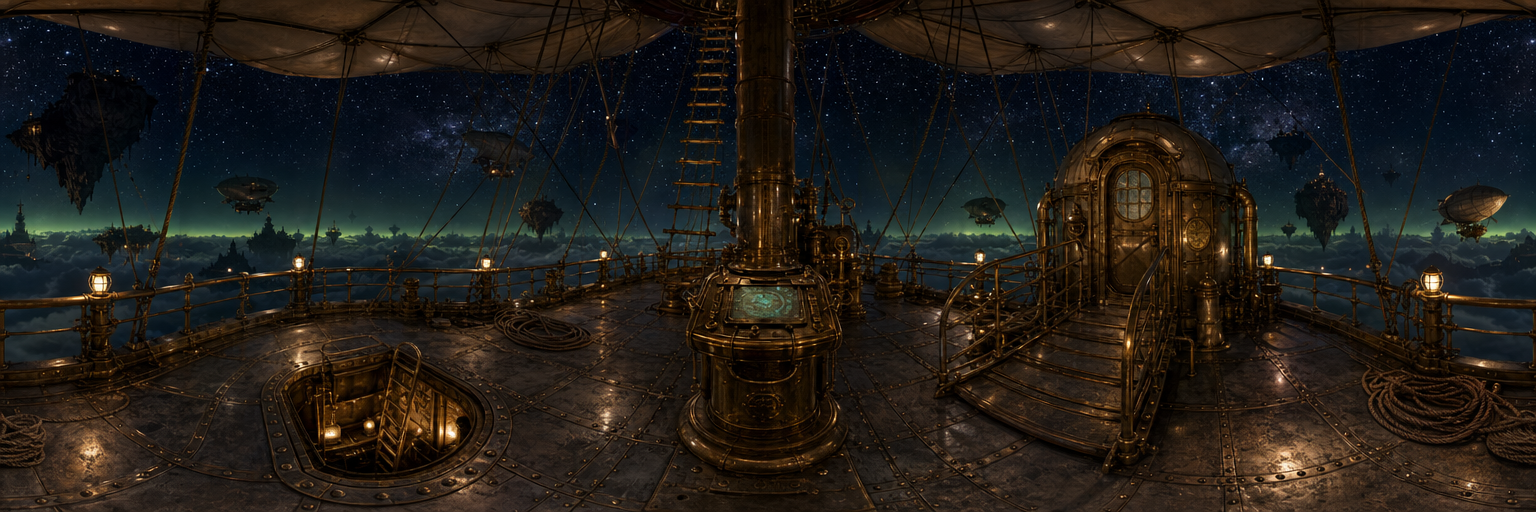
#> input picture authoring_v2/ui/region_base.png, 1536 x 512 px
$ python seam_ops.py crop ui/region_base.png
#> lines starting #> are read from the running program, lines starting #| are printed output that depends on the picture
#!/usr/bin/env python3
"""
seam_ops.py — panorama seam repairs that need NO image model.

The AI repairs live in `generate_scene.py seamfix`; these are the ones that are pure pixel work, so they
are instant, free, deterministic, and — the point Lucas made on 2026-08-07 — they never re-render your art
into an AI-image-of-an-AI-image. Measured across the committed trees/egypt panoramas, the wrap
discontinuity is 5–23 grey levels against a natural column-to-column difference of 5–9: the seams are
overwhelmingly **tonal steps, not structural mismatches**, which is exactly what `gradient` dissolves.

Ops (each takes an input path + output path and returns a dict describing what it did):

  gradient(...)  A 1-D Poisson correction. Take the step across the seam, split it in half, and diffuse
                 each half inward over `span` columns with a linear ramp. Structure never moves; only the
                 discontinuity is absorbed. On the real panos this drives the seam to ~0 with a residual
                 gradient far below a grey level per column. FIRST thing to try.
  crop(...)      Drop the mismatched sliver at the wrap and rescale back to full width. Loses a couple of
                 percent of the scene and introduces no invented pixels at all. Good when a narrow band is
                 genuinely wrong rather than merely mis-toned.
  roll(...)      Don't repair the seam — MOVE it. Finds the quietest meridian (lowest local detail) and
                 rolls the panorama so the wrap falls there, where a join costs least. Purely a rotation,
                 so it is lossless; usually pair it with `gradient` afterwards.

Every op is wrap-aware: `pos` is the seam location as a fraction of width (1.0 = the L/R wrap edge), the
same convention the seam band and `generate_scene seamfix --pos` use.
"""
import numpy as np
from PIL import Image


def _load(path):
#> called with path = 'ui/region_base.png'
    return np.asarray(Image.open(path).convert("RGB"), dtype=np.float32)


def _save(arr, path):
    Image.fromarray(np.clip(arr, 0, 255).astype(np.uint8), "RGB").save(path)


# [22 lines left out: functions _snap_to_seam, _roll_to_wrap, not called in this run]


def _wrap_delta(a):
    """Mean absolute difference across the wrap — the size of the seam, in grey levels."""
    return float(np.abs(a[:, -1, :] - a[:, 0, :]).mean())


def _natural_delta(a):
    """The scene's own median column-to-column difference — the bar a seam must get under to vanish."""
    return float(np.median(np.abs(np.diff(a, axis=1)).mean(axis=(0, 2))))


# [45 lines left out: functions measure, gradient_arr, gradient, not called in this run]


def crop(inp, out, frac=0.02):
    """Drop `frac` of the width at the wrap (split across both ends) and rescale back to full width.
    No invented pixels; costs a sliver of scene and a hair of horizontal scale."""
    a = _load(inp)
    h, w, _ = a.shape
#> h = 512; w = 1536
    frac = max(0.002, min(0.15, float(frac)))
    n = max(1, int(round(w * frac / 2)))               # columns removed from EACH end
#> n = 15
    kept = a[:, n:w - n, :]
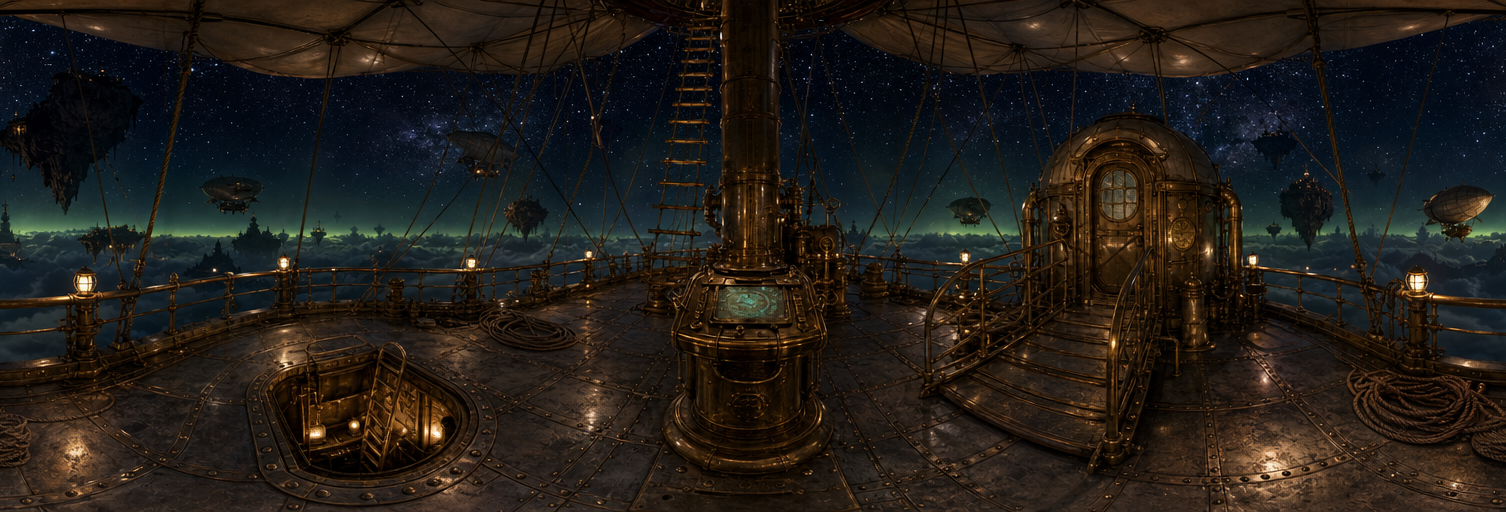
#> kept: shape (512, 1506, 3) float32; mean R, G, B 34.8, 29.9, 24.4
    im = Image.fromarray(np.clip(kept, 0, 255).astype(np.uint8), "RGB").resize((w, h), Image.LANCZOS)
    im.save(out)
    return {"op": "crop", "frac": frac, "droppedEachEnd": n,
            "seamBefore": round(_wrap_delta(a), 2),
            "seamAfter": round(_wrap_delta(np.asarray(im, dtype=np.float32)), 2)}


# [15 lines left out: function roll, not called in this run]


OPS = {"gradient": gradient, "crop": crop, "roll": roll}


def run(op, inp, out, **kw):
    """Dispatch by name. Unknown op raises ValueError (the caller surfaces it)."""
    if op not in OPS:
        raise ValueError("unknown seam op %r (have %s)" % (op, ", ".join(sorted(OPS))))
    return OPS[op](inp, out, **kw)


if __name__ == "__main__":
    import argparse
    import json
    p = argparse.ArgumentParser(description="non-AI panorama seam repairs")
    p.add_argument("op", choices=sorted(OPS) + ["measure"])
    p.add_argument("input")
    p.add_argument("--out")
    p.add_argument("--pos", type=float, default=1.0)
    p.add_argument("--span", type=int, default=64)
    p.add_argument("--frac", type=float, default=0.02)
    p.add_argument("--window", type=int, default=33)
    a = p.parse_args()
    if a.op == "measure":
        print(json.dumps(measure(a.input, a.pos), indent=1))
    else:
        kw = {"gradient": {"pos": a.pos, "span": a.span},
              "crop": {"frac": a.frac},
              "roll": {"window": a.window}}[a.op]
        print(json.dumps(run(a.op, a.input, a.out or a.input, **kw), indent=1))
